Frame 1 (no input): blank canvas, image omitted
Frame 60 (no input): blank canvas, image omitted
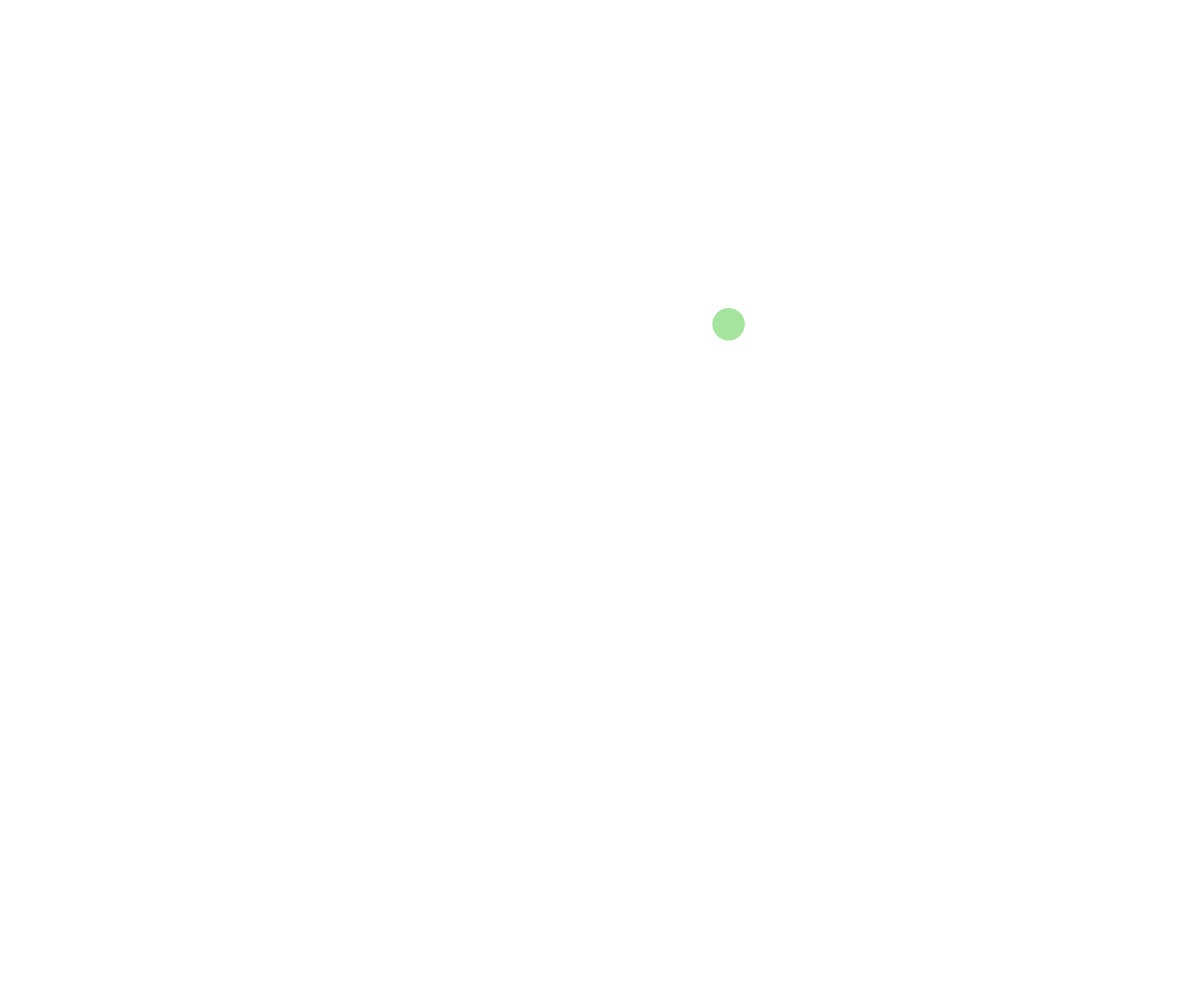
Frame 120 (the mouse pressed at the canvas centre since frame 60)

The p5.js sketch whose frames 1 and 60 were blank and that drew this single picture after the mouse press (run headless with seeded random() and noise() and a simulated clock; from frame 60 on, the mouse is pressed at the canvas centre):

// p5.js sketch
// ── sketch.js
// Project Title
// Your Name
// Date
//
// Extra for Experts:
// - describe what you did to take this project "above and beyond"

class Ball {
  constructor(x, y) {
    this.x = x;
    this.y = y;
    this.dx = random(-5, 5);
    this.dy = random(-5, 5);
    this.radius = random(5, 20);
    this.r = random(255);
    this.g = random(255);
    this.b = random(255);
    this.alpha = random(100, 255);
  }

  display() {
    noStroke();
    fill(this.r, this.g, this.b, this.alpha);
    circle(this.x, this.y, this.radius * 2);
  }

  update() {
    this.x += this.dx;
    this.y += this.dy;

    if (this.x <= 0 + this.radius || this.x >= width - this.radius) {
      this.dx *= -1;
    }
    if (this.y <= 0 + this.radius || this.y >= height - this.radius) {
      this.dy *= -1;
    }
  }

  collisionCheck(otherBall) {
    let distanceApart = dist(this.x, this.y, otherBall.x, otherBall.y);
    let radiiSum = this.radius + otherBall.radius;
    if (distanceApart < radiiSum) {
      let tempX = this.dx;
      let tempY = this.dy;

      this.dx = otherBall.dx;
      this.dy = otherBall.dy;
      
      otherBall.dx = tempX;
      otherBall.dy = tempY;
    }
  }
}

let ballArray = [];

function setup() {
  createCanvas(windowWidth, windowHeight);
}

function draw() {
  background("white");
  for (let someBall of ballArray) {
    someBall.update();
    for (let otherBall of ballArray) {
      if (someBall !== otherBall){
        someBall.collisionCheck(otherBall);
      }
    }
    someBall.display();

  }
}

function mousePressed() {
  let theBall = new Ball(mouseX, mouseY);
  ballArray.push(theBall);
}
